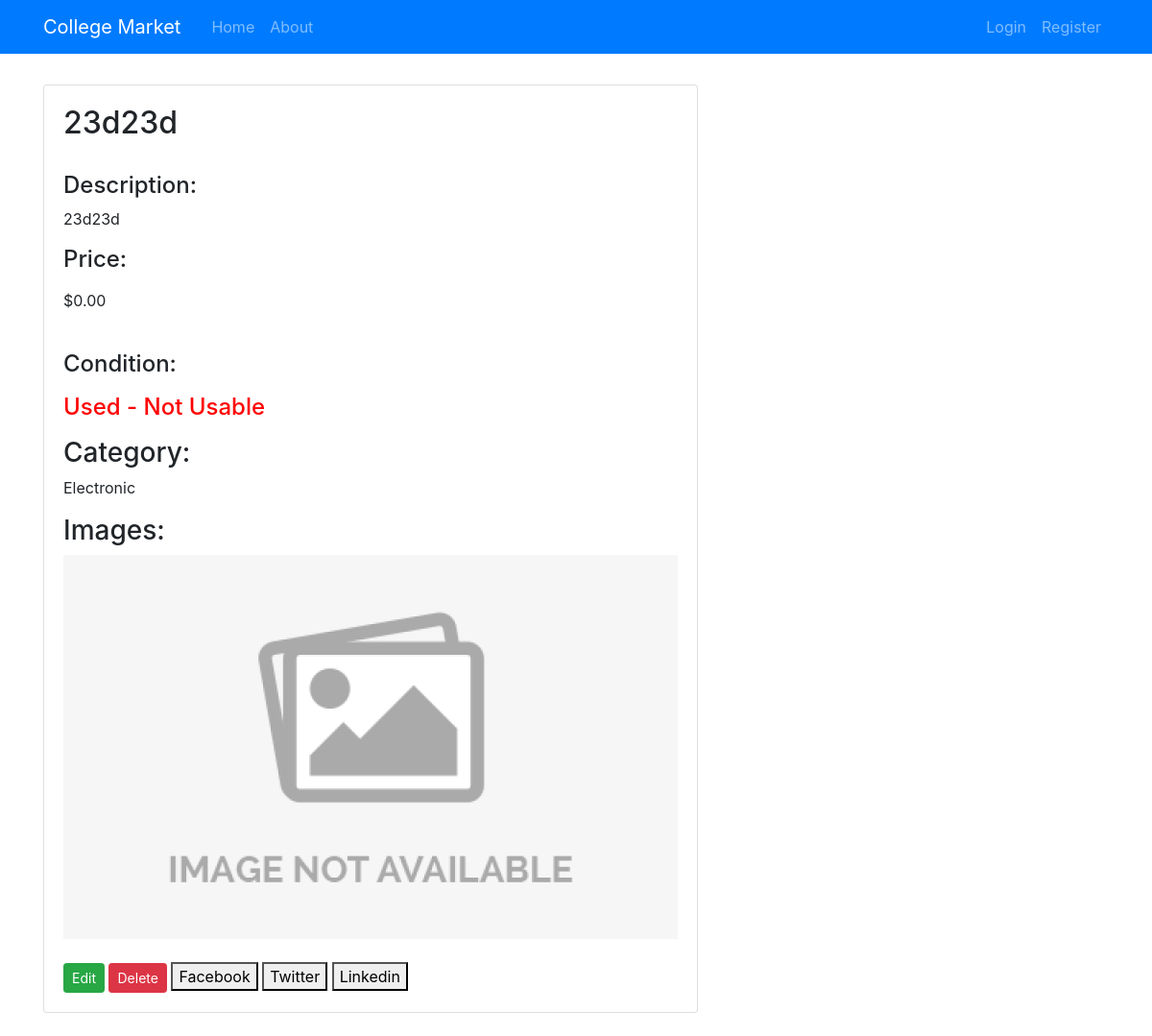
The page /post/8/ on the database its author committed.
### posts/models.py (models this page shows)
class Post(models.Model):
    user = models.ForeignKey(User, on_delete=models.CASCADE, related_name="post" , null=True)
    title = models.CharField(max_length=255)
    body = models.TextField(null=True)
    updated_on = models.DateTimeField(auto_now= True)
    created_on = models.DateTimeField(auto_now_add=True, null=True)
    category = models.IntegerField(choices=CATEGORY, default=0)
    cover = models.ImageField(upload_to='images/', null=True , blank=True)
    condition = models.IntegerField(choices=CONDITION , default = 4)
    price = models.DecimalField(max_digits=20, decimal_places=2, default=Decimal(0.00), null=True ,blank=True)
    publish = models.IntegerField(choices=STATUS, default=0)

### posts/views.py (the view)
# urls.py: re_path(r'^(?P<pk>\d+)/$', PostDetailView.as_view(), name='post_detail'),
class PostDetailView(DetailView):
        model = Post
        template_name = '../templates/post_detail.html'

### posts/templates/post_detail.html (shortened to what this page needs)
{% extends 'base.html' %}
{% block content %}
<br><br><br>
{% if user.is_authenticated and user == post.user or post.publish == 1 %}
  <div class="container">
      <div class="row">
        <div class="col-md-14 mt-3 left">
          <div class="card mb-4">
            <div class="card-body">
              <h2 class="pt-3-half" class="card-title">{{ object.title }}</h2>
              <br>
              <h4>Description:</h4>
              <p class="pt-6-half" class="card-text text-muted h6">{{ object.body }}</p>
              <p><h4>Price:</h4></p>
              {% if object.price == None %}
              <span>&#36;</span><span class="pt-6-half" class="card-text text-muted h6">0</span>
              {% else %}
              <span>&#36;</span><span class="pt-6-half" class="card-text text-muted h6">{{ object.price }}</span>
              {% endif %}
              <br><br>
              <p><h4>Condition:<h4></p>
              {% if object.get_condition_display == 'Used - Not Usable' %}
              <p class="pt-6-half" class="card-text text-muted h6"><font color="red">{{ object.get_condition_display }}</font></p>
              {% elif object.get_condition_display == 'Used - working' %}
              <p class="pt-6-half" class="card-text text-muted h6"><font color="#b38f00">{{ object.get_condition_display }}</font></p>
              {% elif object.get_condition_display == 'Brand New' %}
              <p class="pt-6-half" class="card-text text-muted h6"><font color="green">{{ object.get_condition_display }}</font></p>
              {% elif object.get_condition_display == 'Used - Like New' %}
              <p class="pt-6-half" class="card-text text-muted h6"><font color="#0099cc	">{{ object.get_condition_display }}</font></p>
              {% elif object.get_condition_display == 'Used - Good' %}
              <p class="pt-6-half" class="card-text text-muted h6"><font color="##9900cc	">{{ object.get_condition_display }}</font></p>
              {% endif %}
              <h3>Category:</h3>
              <p class="pt-6-half" class="card-text text-muted h6">{{ object.get_category_display }}</p>
              <h3>Images:</h3>
              {% if object.cover %}
              <img src="{{ object.cover.url}}" alt="{{ object.title }}" style="float:center;width:50%;height:100%;object-fit:cover;">
              {% else %}
              <img src="/media/images/no-image-available-icon-6.jpg"/>
              {% endif %}
              <br><br>
                  {% if post.pk == object.pk %}
                    <a type="button" class="btn btn-success btn-rounded btn-sm my-0" href="{% url 'edit_post' post.pk %}">Edit</a>
                    <a type="button" class="btn btn-danger btn-rounded btn-sm my-0" href="{% url 'delete_post' post.pk %}">Delete</a>
                  {% endif %}
                  <button onclick="window.location.href='https://www.facebook.com/sharer/sharer.php?u={{ request.build_absolute_uri}}'">
                    Facebook
                  </button>
                  <button onclick="window.location.href='https://twitter.com/home?status=Check%20out%20my%20post%20on%20Collegemarket!%20{{ request.build_absolute_uri}}'">
                    Twitter
                  </button>
                  <button onclick="window.location.href='https://www.linkedin.com/shareArticle?mini=true&url={{ request.build_absolute_uri}}&title=Be%20first%20%7C%20Join%20Collegemarket&summary=Check%20out%20my%20post%20on%20Collegemarket!%20 &source={{ request.build_absolute_uri}}'">
                    Linkedin
                  </button>
          </div>
        </div>
      </div>
    </div>
  </div>
    {% else %}
      <h3>You are not allowed to see this post</h3><br>
      <h1>Redirect...</h1>
      <meta http-equiv = "refresh" content = "2; url = {% url 'home' %}" />
    {% endif %}
{% endblock %}

### rows shown on the page
Post: title "23d23d", body "23d23d", price "0.00", condition "Used - Not Usable", category "Electronic"
